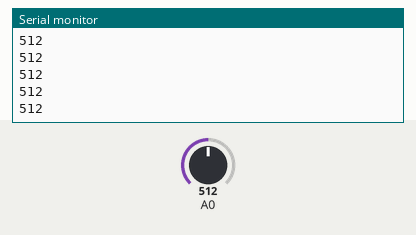
Bench run of a sketch on a simulated Arduino Uno, built with avr-gcc and run on an emulated ATmega328P. On the bench: the last lines printed to the serial monitor. Inputs (shaded band) come from the test bench; at power-on: A0 = 512.

Above: at 1.2 s.
1.3 s: A0 set to 716
At 2.3 s:
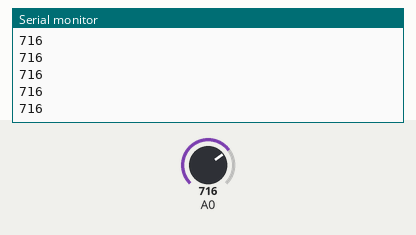
2.8 s: A0 set to 900
At 3.5 s:
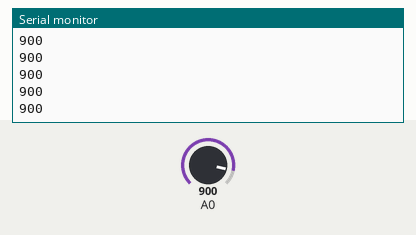
Timing chart, 0 to 5.8 s (numbered marks = the images above; inputs shaded):
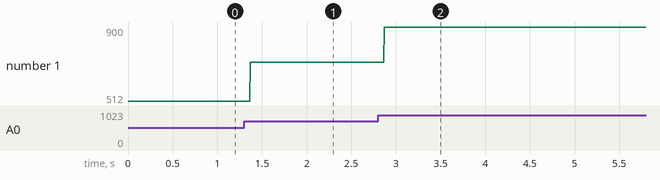

The sketch:

ocilo2.ino
```cpp
void setup(){
 Serial.begin(9600);
}

void loop(){

  int val = analogRead(0);
 Serial.println(val,DEC);

}
```

Measured:
- after the input at 1.3 s, the serial monitor: prints a new line after 0.07 s (image 1)
- after the input at 2.8 s, the serial monitor: prints a new line after 0.07 s (image 2)
- plotted number 1: 512 → 716 after the input at 1.3 s, 716 → 900 after the input at 2.8 s
